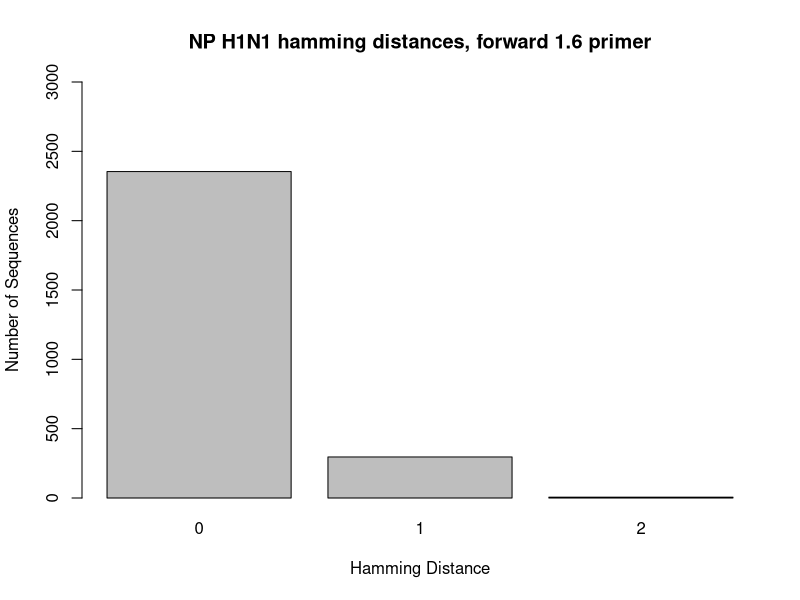
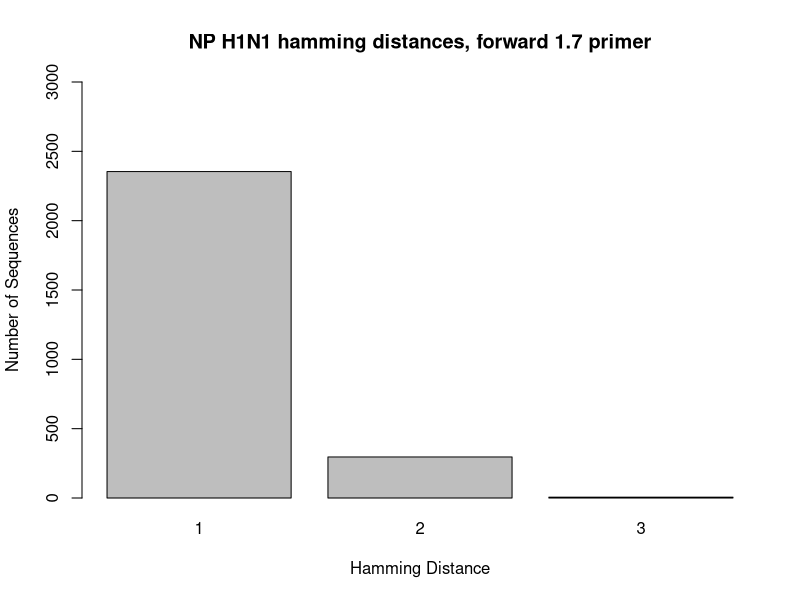
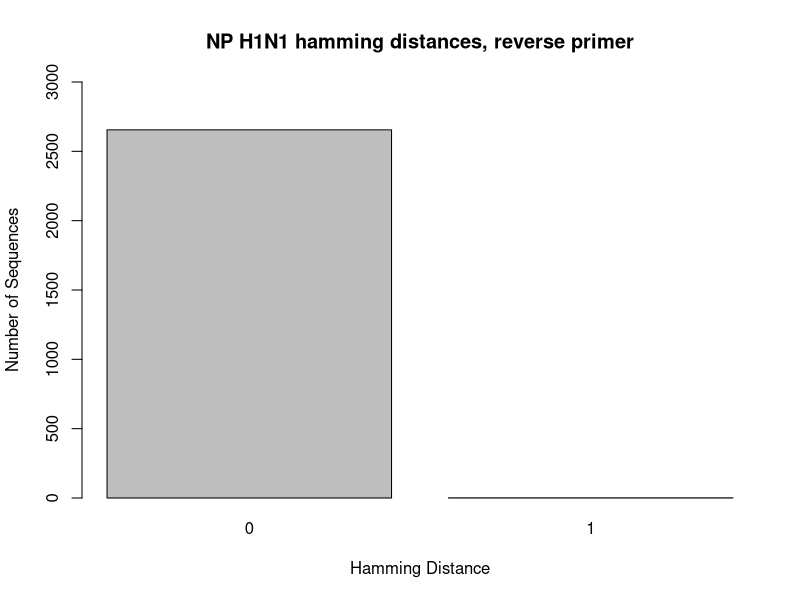
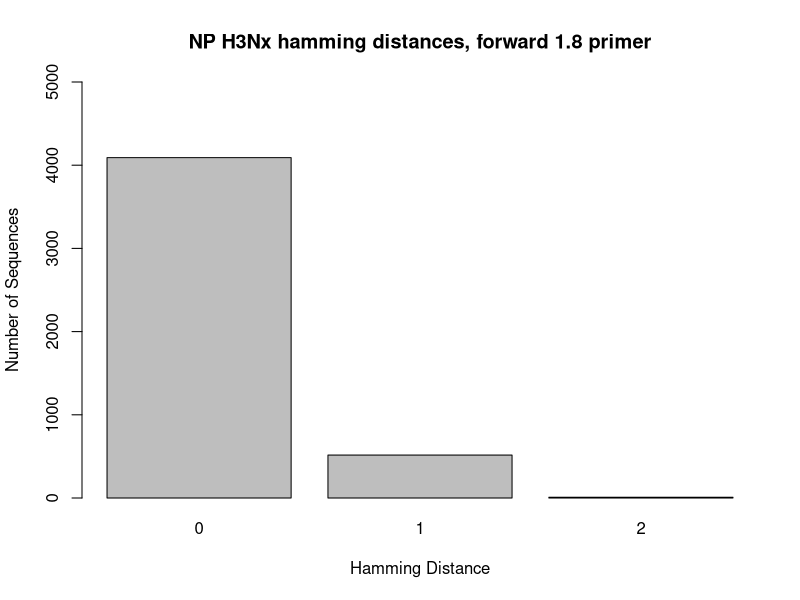
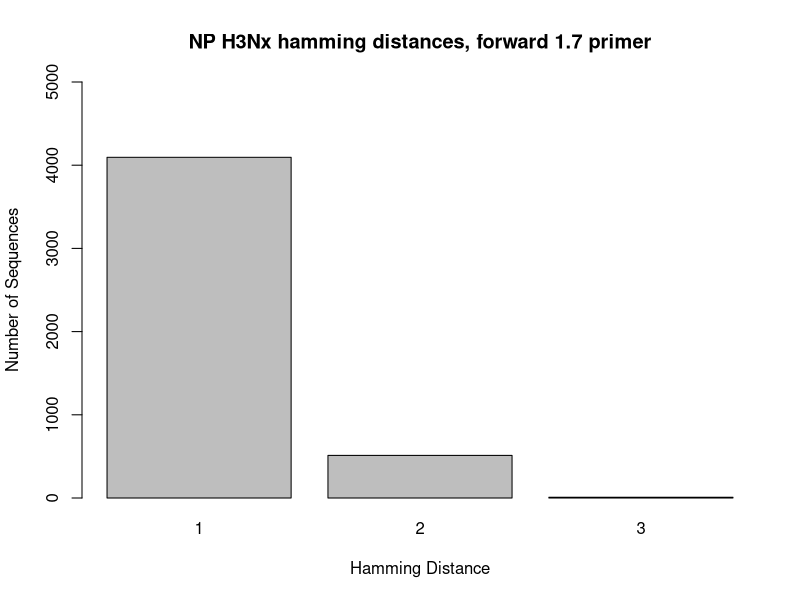

The R source for these figures, in order:
## ---- chunk 1
knitr::opts_chunk$set(root.dir = "C:/Users/Lexie Christopoulos/Repos/GenomeSequencing-/db/", echo = TRUE)
## ---- chunk 2
#in console: setwd("C:/Users/Lexie Christopoulos/Repos/GenomeSequencing-/db/NP")
## ---- chunk 3
NP_H1_F1 <- read.csv("hamming_distance_results/NP_H1_NP_Forward_1.6_results_NCR.csv")

NP_H1_1 <- NP_H1_F1[-c(2657, 2658, 2659),]

barplot(table(NP_H1_1$hamming_distance), main = "NP H1N1 hamming distances, forward 1.6 primer", xlab = "Hamming Distance", ylab = "Number of Sequences", ylim = c(0,3000))
## ---- chunk 4
NP_H1_F2 <- read.csv("hamming_distance_results/NP_H1_NP_Forward_1.7_results_NCR.csv")

NP_H1_2 <- NP_H1_F2[-c(2657, 2658, 2659),]

barplot(table(NP_H1_2$hamming_distance), main = "NP H1N1 hamming distances, forward 1.7 primer", xlab = "Hamming Distance", ylab = "Number of Sequences", ylim = c(0,3000))
## ---- chunk 5
NP_H1_R <- read.csv("hamming_distance_results/NP_H1_NP_Reverse_2.5_results_NCR.csv")

NP_H1_3 <- NP_H1_R[-c(2567),]

barplot(table(NP_H1_3$hamming_distance), main = "NP H1N1 hamming distances, reverse primer", xlab = "Hamming Distance", ylab = "Number of Sequences", ylim = c(0,3000))
## ---- chunk 6
NP_H3_F1 <- read.csv("hamming_distance_results/NP_H3_NP_Forward_1.8_results_NCR.csv")

NP_H3_1 <- NP_H3_F1[-c(4617, 4618, 4619),]

barplot(table(NP_H3_1$hamming_distance), main = "NP H3Nx hamming distances, forward 1.8 primer", xlab = "Hamming Distance", ylab = "Number of Sequences", ylim = c(0,5000))
## ---- chunk 7
NP_H3_F2 <- read.csv("hamming_distance_results/NP_H3_NP_Forward_1.7_results_NCR.csv")

NP_H3_2<- NP_H3_F2[-c(4617, 4618, 4619),]

barplot(table(NP_H3_2$hamming_distance), main = "NP H3Nx hamming distances, forward 1.7 primer", xlab = "Hamming Distance", ylab = "Number of Sequences", ylim = c(0,5000))
